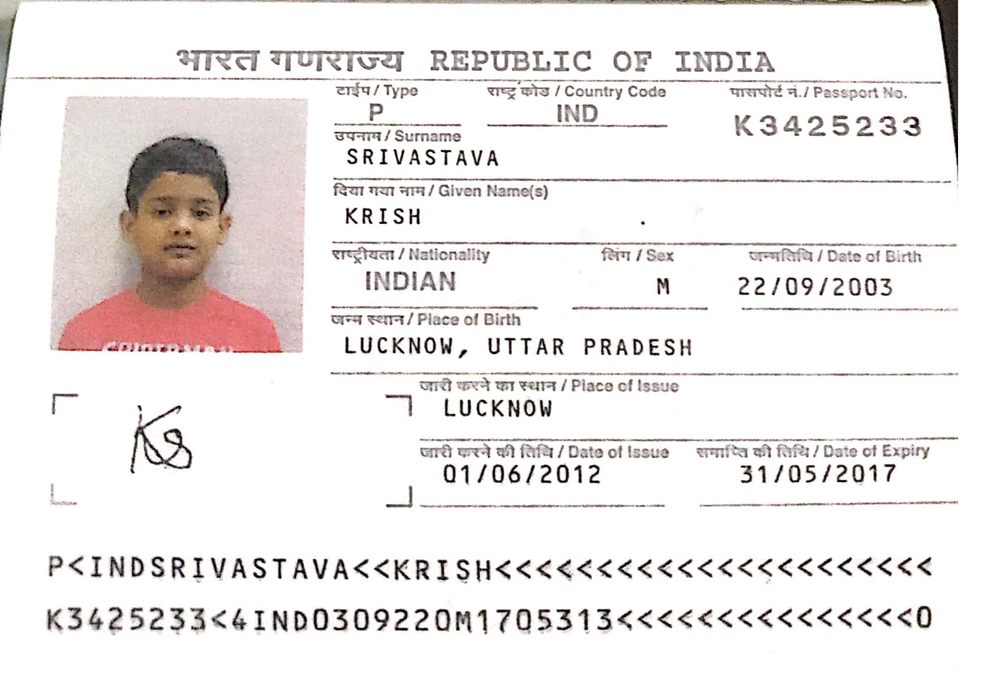
#> input picture sih2_passport/input/0001.png, 1000 x 698 px, shrunk from 2480 x 1730 before the run; its folder holds only this picture in this run
$ python app.py
#> lines starting #> are read from the running program, lines starting #| are printed output that depends on the picture; after the words box and inside, x2 and y2 are one past the last pixel; in counts of white or black regions, pixels touching at a corner belong together
#> in process_passport_image, image is the input picture: shape (698, 1000, 3); mean B, G, R 233.5, 234.3, 238
import cv2
import numpy as np
from PIL import Image
import pytesseract
import re
import os

# pytesseract.pytesseract.tesseract_cmd = r'C:/Program Files/Tesseract-OCR/tesseract.exe'

def preprocess_image(image):
    gray = cv2.cvtColor(image, cv2.COLOR_BGR2GRAY)
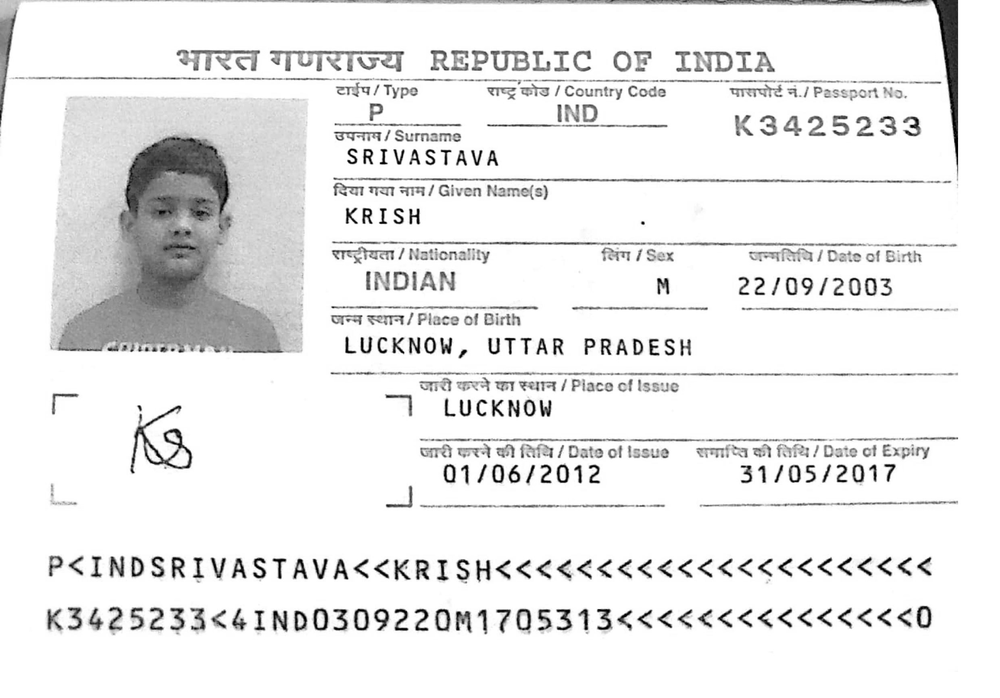
#> gray: shape (698, 1000); min 0, max 255, mean 235.3
    gray = cv2.GaussianBlur(gray, (5, 5), 0)
    gray = cv2.adaptiveThreshold(gray, 255, cv2.ADAPTIVE_THRESH_GAUSSIAN_C, cv2.THRESH_BINARY, 11, 2)
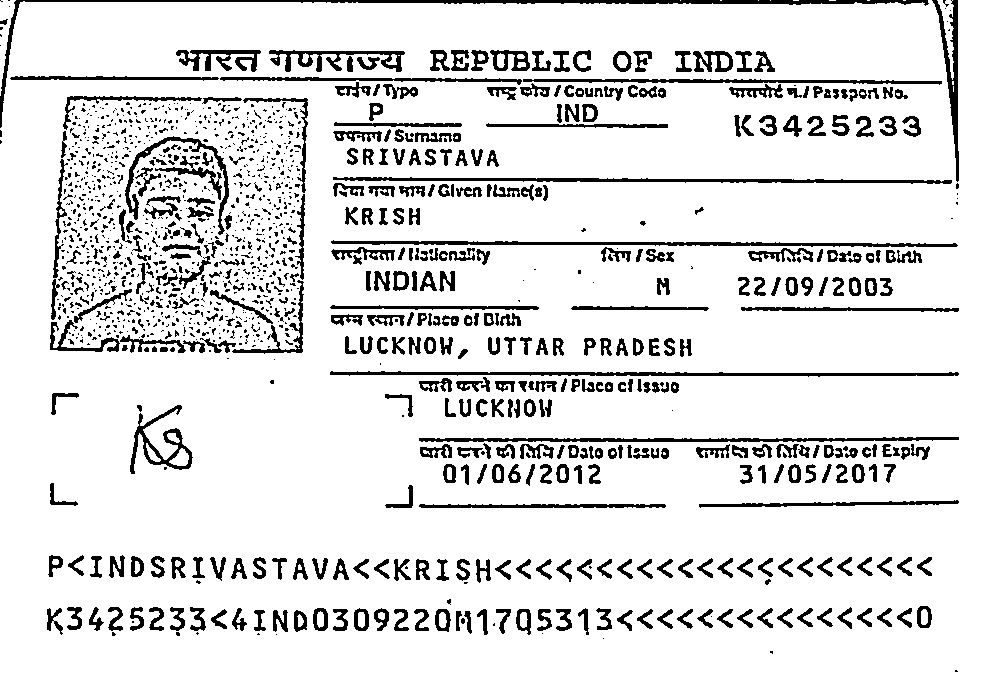
#> gray: shape (698, 1000); 88.6% white; 1387 black regions (919 under 20 px), largest, box (x1, y1, x2, y2) and area: (0, 0, 929, 128) 3152, (331, 240, 958, 247) 2032, (333, 177, 952, 184) 2002
    return gray

def extract_text_and_boxes(image):
    preprocessed = preprocess_image(image)
    data = pytesseract.image_to_data(preprocessed, output_type=pytesseract.Output.DICT)
    return data

def redact_info(image, data, patterns):
    n_boxes = len(data['level'])
    regions_to_redact = []

    for i in range(n_boxes):
        text = data['text'][i]
        if any(re.search(pattern, text) for pattern in patterns.values()):
            (x, y, w, h) = (data['left'][i], data['top'][i], data['width'][i], data['height'][i])
            regions_to_redact.append((x, y, w, h))

    for (x, y, w, h) in regions_to_redact:
        cv2.rectangle(image, (x, y), (x + w, y + h), (0, 0, 0), -1)

    return image

def save_redacted_image(image, output_path):
    cv2.imwrite(output_path, image)

def process_passport_image(file_path):
    image = cv2.imread(file_path)
    data = extract_text_and_boxes(image)

    patterns = {
        "Passport No.": r"[A-Z]\d{7}",
        "Date of Birth": r"\d{2}/\d{2}/\d{4}",
        "Name": r"[A-Z]+"
    }

    redacted_image = redact_info(image, data, patterns)
    output_file = f"redacted_{os.path.basename(file_path)}"
    output_path = os.path.join('output', output_file)

    if not os.path.exists('output'):
        os.makedirs('output')

    save_redacted_image(redacted_image, output_path)
    return output_path

def process_input_folder():
    input_folder = 'input'
    output_folder = 'output'

    if not os.path.exists(input_folder):
        print(f"Input folder '{input_folder}' does not exist. Please create it and place images inside.")
        return

    if not os.path.exists(output_folder):
        os.makedirs(output_folder)

    for filename in os.listdir(input_folder):
        if filename.endswith((".jpg", ".jpeg", ".png")):
            input_path = os.path.join(input_folder, filename)
            print(f"Processing file: {input_path}")
            output_file = process_passport_image(input_path)
            print(f"Redacted file saved as: {output_file}")

if __name__ == "__main__":
    process_input_folder()
#> (the call stopped at in extract_text_and_boxes, `data = pytesseract.image_to_data(preprocessed, output_type=pytesseract..`: pytesseract is not available in this run)
